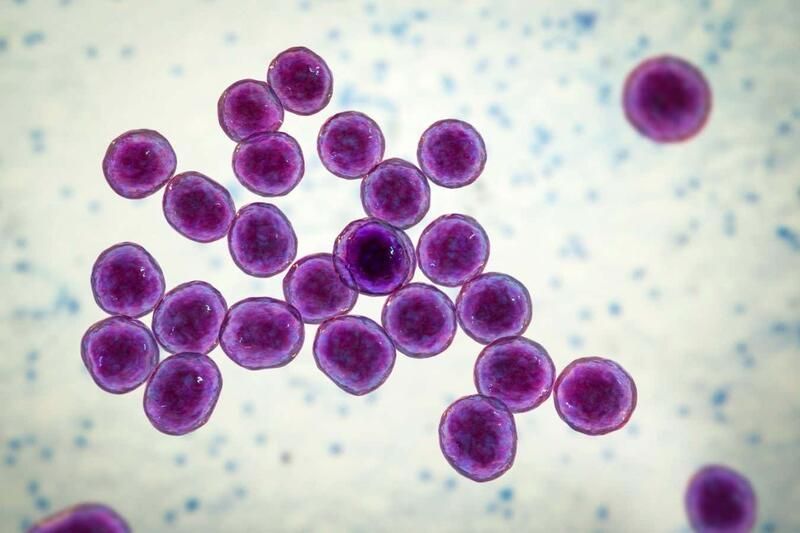
#> input picture week2/Task2/data/bacteria.jpg, 800 x 533 px
$ python task2.py
#> lines starting #> are read from the running program, lines starting #| are printed output that depends on the picture; after the words box and inside, x2 and y2 are one past the last pixel; in counts of white or black regions, pixels touching at a corner belong together
import cv2

img = cv2.imread("./data/bacteria.jpg", cv2.IMREAD_GRAYSCALE)
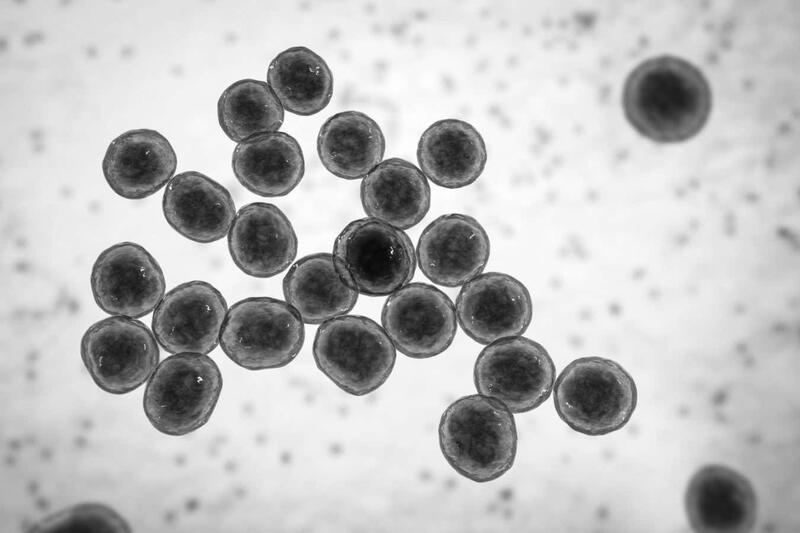
#> img: shape (533, 800); min 1, max 255, mean 188

_, binary = cv2.threshold(img, 0, 255, cv2.THRESH_BINARY + cv2.THRESH_OTSU)
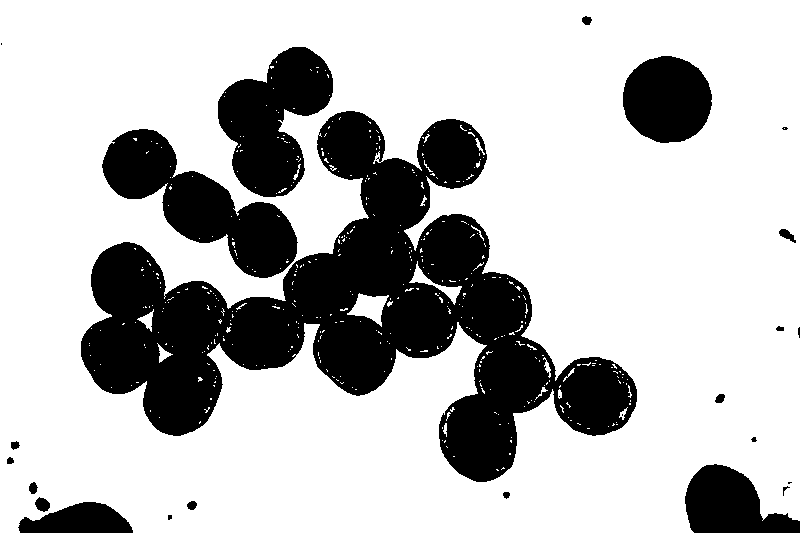
#> binary: shape (533, 800); 73.9% white; 25 black regions (7 under 20 px), largest, box (x1, y1, x2, y2) and area: (81, 111, 637, 482) 74798, (102, 129, 298, 278) 11906, (218, 47, 333, 197) 10188

kernel = cv2.getStructuringElement(cv2.MORPH_RECT, (3, 3))

dilated = cv2.dilate(binary, kernel, iterations=1)
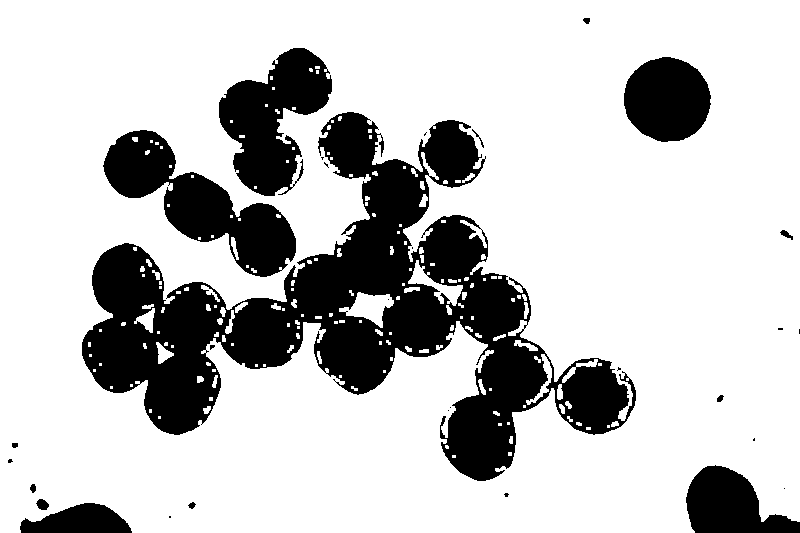
#> dilated: shape (533, 800); 76.8% white; 30 black regions (16 under 20 px), largest, box (x1, y1, x2, y2) and area: (82, 112, 636, 481) 65659, (103, 130, 296, 277) 10816, (219, 48, 332, 196) 9123
eroded = cv2.erode(binary, kernel, iterations=1)
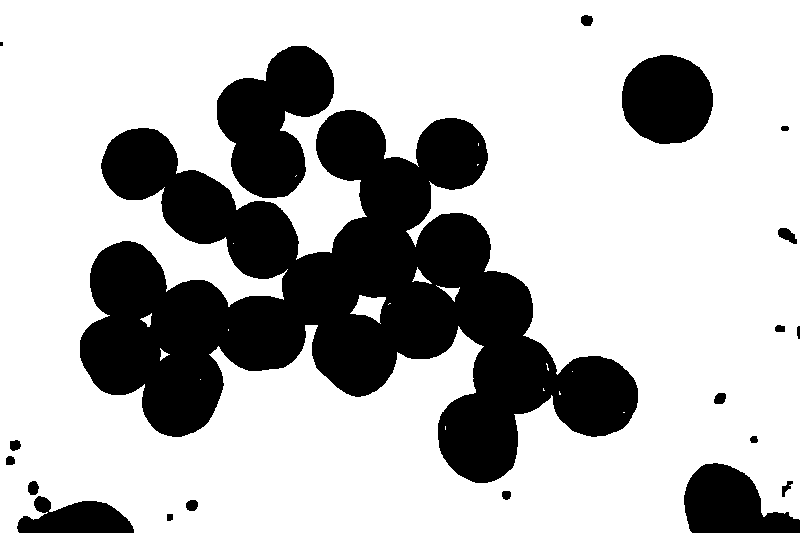
#> eroded: shape (533, 800); 71.9% white; 20 black regions (1 under 20 px), largest, box (x1, y1, x2, y2) and area: (80, 110, 638, 483) 93242, (217, 46, 334, 198) 10942, (622, 55, 713, 144) 6445
edges = cv2.absdiff(dilated, eroded)
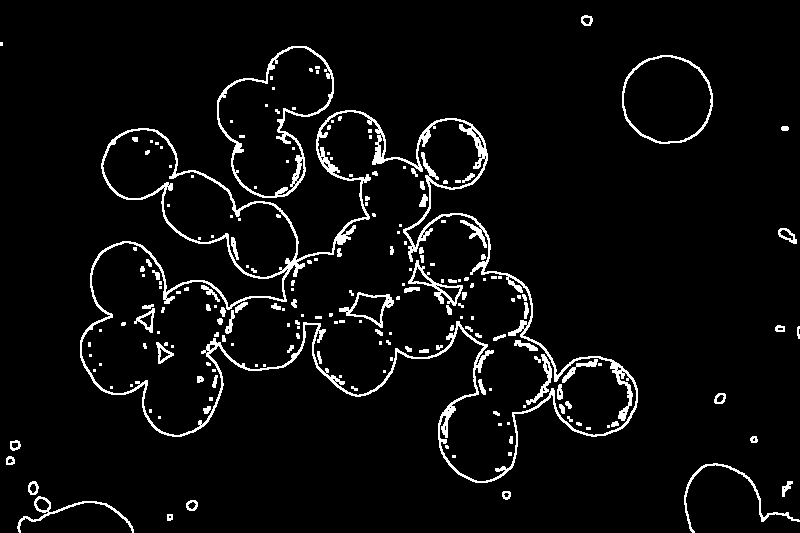
#> edges: shape (533, 800); 5% white in thin lines or dots


dilated_edges =  cv2.dilate(edges, cv2.getStructuringElement(cv2.MORPH_RECT, (2,2)), iterations=1)
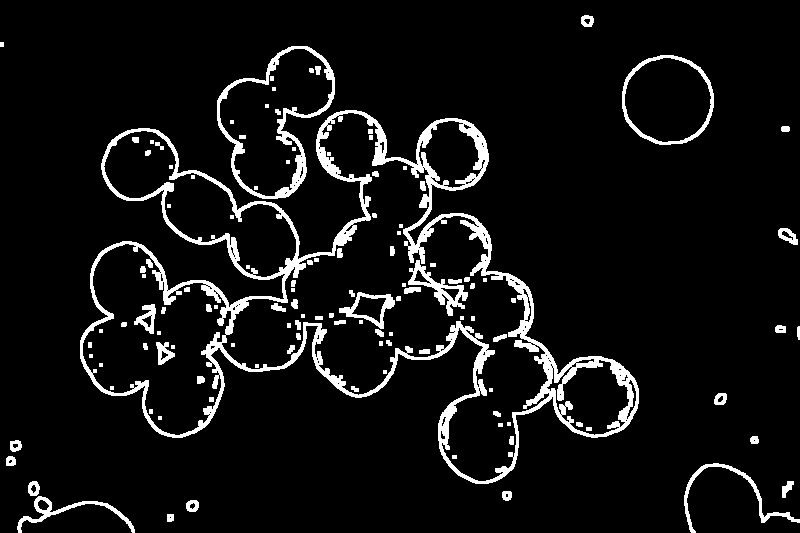
#> dilated_edges: shape (533, 800); 7.2% white; 120 white regions (37 under 20 px), largest, box (x1, y1, x2, y2) and area: (80, 110, 639, 484) 19865, (217, 46, 335, 199) 2431, (622, 55, 714, 145) 1061
cleaned_edges = cv2.erode(dilated_edges, cv2.getStructuringElement(cv2.MORPH_RECT, (3,3)), iterations=1)
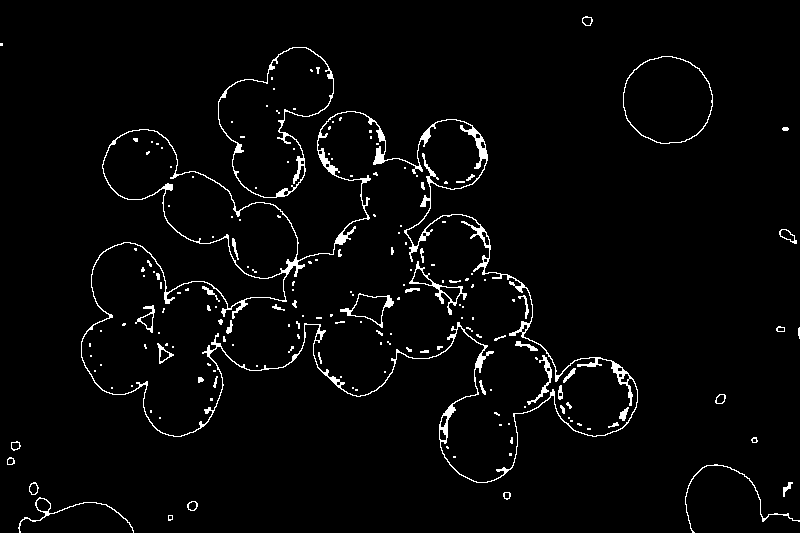
#> cleaned_edges: shape (533, 800); 3% white in thin lines or dots

cv2.imshow("Eroded" , eroded)
cv2.imshow("Dilated" , dilated)
cv2.imshow("Original", img)
cv2.imshow("Binary", binary)
cv2.imshow("Edges", edges)
cv2.imshow("Cleaned Edges", cleaned_edges)
cv2.waitKey(0)
cv2.destroyAllWindows()
